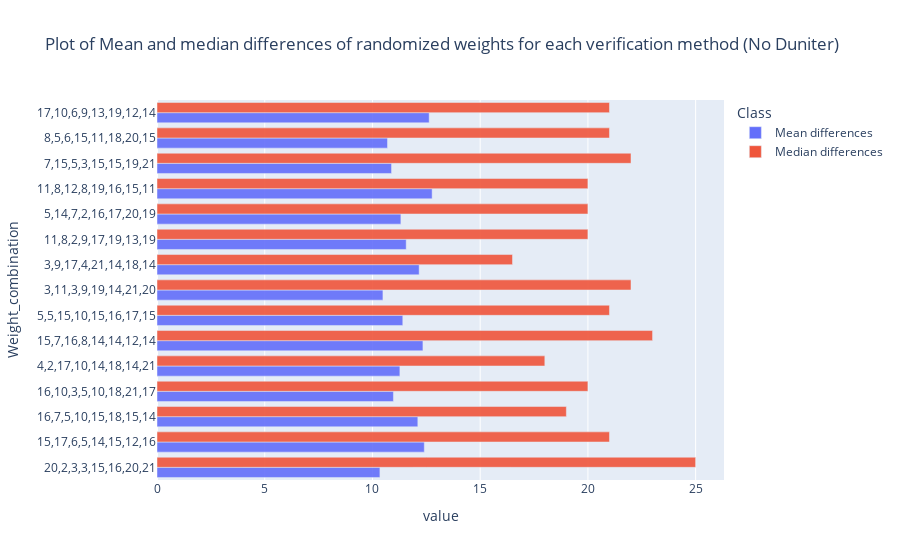

Write notebook code for a chart like this one.
### Code cell
barchart

### Figure 1 — Plotly figure (JSON) as saved in the notebook; plotly's stock layout.template omitted (floating-point values rounded to 4 significant figures)
{"data": [{"alignmentgroup": "True", "hovertemplate": "Class=Mean differences<br>value=%{x}<br>Weight_combination=%{y}<extra></extra>", "legendgroup": "Mean differences", "marker": {"color": "#636efa", "opacity": 0.9, "pattern": {"shape": ""}}, "name": "Mean differences", "offsetgroup": "Mean differences", "orientation": "h", "showlegend": true, "textposition": "auto", "type": "bar", "x": [10.35, 12.41, 12.11, 10.97, 11.27, 12.34, 11.41, 10.49, 12.17, 11.57, 11.32, 12.77, 10.89, 10.7, 12.63], "xaxis": "x", "y": ["20,2,3,3,15,16,20,21", "15,17,6,5,14,15,12,16", "16,7,5,10,15,18,15,14", "16,10,3,5,10,18,21,17", "4,2,17,10,14,18,14,21", "15,7,16,8,14,14,12,14", "5,5,15,10,15,16,17,15", "3,11,3,9,19,14,21,20", "3,9,17,4,21,14,18,14", "11,8,2,9,17,19,13,19", "5,14,7,2,16,17,20,19", "11,8,12,8,19,16,15,11", "7,15,5,3,15,15,19,21", "8,5,6,15,11,18,20,15", "17,10,6,9,13,19,12,14"], "yaxis": "y"}, {"alignmentgroup": "True", "hovertemplate": "Class=Median differences<br>value=%{x}<br>Weight_combination=%{y}<extra></extra>", "legendgroup": "Median differences", "marker": {"color": "#EF553B", "opacity": 0.9, "pattern": {"shape": ""}}, "name": "Median differences", "offsetgroup": "Median differences", "orientation": "h", "showlegend": true, "textposition": "auto", "type": "bar", "x": [25, 21, 19, 20, 18, 23, 21, 22, 16.5, 20, 20, 20, 22, 21, 21], "xaxis": "x", "y": ["20,2,3,3,15,16,20,21", "15,17,6,5,14,15,12,16", "16,7,5,10,15,18,15,14", "16,10,3,5,10,18,21,17", "4,2,17,10,14,18,14,21", "15,7,16,8,14,14,12,14", "5,5,15,10,15,16,17,15", "3,11,3,9,19,14,21,20", "3,9,17,4,21,14,18,14", "11,8,2,9,17,19,13,19", "5,14,7,2,16,17,20,19", "11,8,12,8,19,16,15,11", "7,15,5,3,15,15,19,21", "8,5,6,15,11,18,20,15", "17,10,6,9,13,19,12,14"], "yaxis": "y"}], "layout": {"barmode": "group", "legend": {"title": {"text": "Class"}, "tracegroupgap": 0}, "title": {"text": "Plot of Mean and median differences of randomized weights for each verification method (No Duniter)"}, "xaxis": {"anchor": "y", "domain": [0, 1], "title": {"text": "value"}}, "yaxis": {"anchor": "x", "domain": [0, 1], "title": {"text": "Weight_combination"}}}}
